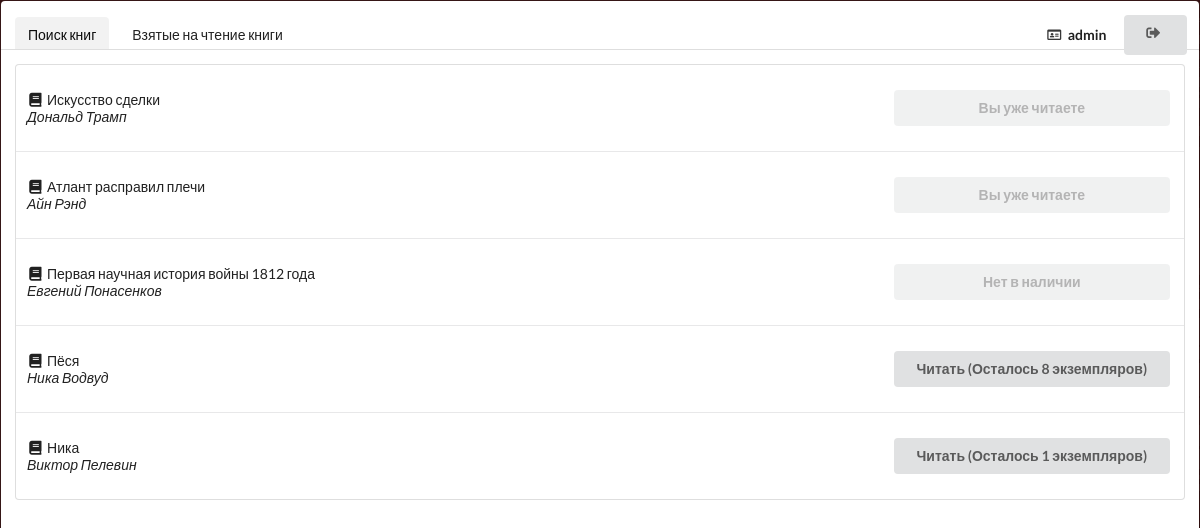
The page /main/search/ (signed in) on the database its author committed.
### Books/models.py (models this page shows)
class Book(models.Model):
    title = models.CharField(max_length=50, help_text="Название книги")
    author = models.CharField(max_length=50, help_text="Автор книги")
    cover = models.ImageField(upload_to="covers")
    pdf = models.FileField(upload_to="pdf")
    count = models.IntegerField()

### Books/views.py (the view)
# urls.py: path('search/', views.Searching, name='search'),
def Searching(request):
    current_user = request.user
    books = Book.objects.all()
    reading = ReadingList.objects.all().filter(user_id=current_user)
    array = []
    for r in reading:
        array.append(r.book_id)
    complete = CompleteList.objects.all().filter(user_id=current_user)
    return render(request, 'Books/search.html', {'array': array, 'complete': complete, 'books':books})

### Books/templates/Books/search.html (shortened to what this page needs)
{% extends 'Books/base.html' %}
{% block panel %}
                <a class="active item">
                    Поиск книг
                </a>
                <a class="item" href="/main">
                    Взятые на чтение книги
                </a>
                <div class="right menu">
                    <a class="item">
                        <i class="id card outline icon"></i> <b>{{ user.username }}</b>
                    </a>
                    <div class="ui vertical animated button" tabindex="0">
                        <div class="visible content">
                            <i class="sign out icon"></i>
                        </div>
                    </div>
                </div>
{% endblock %}
{% block table_content %}
{% for book in books %}
{% if book in array %}
    <tr>
                        <td class="collapsing">
                            <div class = "bookTitle" data-html="<div class='header'></div><div class='content'><img class='ui small image' src='{{ book.cover.url }}'>" data-position="bottom right" ><i class="book icon"></i>{{ book.title }}</div>
                            <i>{{ book.author }}</i>
                        </td>
                        <td class="right aligned collapsing">
                            <form method="POST" action="create/">
        <p>
        <button type="submit" value="Сохранить" class="ui button disabled" style="width: 50%;">
            Вы уже читаете
                </button>
    </form>
                        </td>
                    </tr>
{% elif book.count > 0 %}
                    <tr>
                        <td class="collapsing">
                            <div class = "bookTitle" data-html="<div class='header'></div><div class='content'><img class='ui small image' src='{{ book.cover.url }}'>" data-position="bottom right" ><i class="book icon"></i>{{ book.title }}</div>
                            <i>{{ book.author }}</i>
                        </td>
                        <td class="right aligned collapsing">
                            <form method="POST" action="create/">
        <p>
        <button type="submit" value="Сохранить" class="ui button" style="width: 50%;">
            Читать (Осталось {{ book.count }} экземпляров)
                </button>
    </form>
                        </td>
                    </tr>
{% else %}
    <tr>
                        <td class="collapsing">
                            <div class = "bookTitle" data-html="<div class='header'></div><div class='content'><img class='ui small image' src='{{ book.cover.url }}'>" data-position="bottom right" ><i class="book icon"></i>{{ book.title }}</div>
                            <i>{{ book.author }}</i>
                        </td>
                        <td class="right aligned collapsing">
                            <form method="POST" action="create/">
        <p>
        <button type="submit" value="Сохранить" class="ui button disabled" style="width: 50%;">
            Нет в наличии
                </button>
    </form>
                        </td>
                    </tr>
    {% endif %}
{% endfor %}
{% endblock %}

### Books/templates/Books/base.html (style rules this page uses)
body { background-color: #DADADA; }

### rows shown on the page
Book: title "Искусство сделки", author "Дональд Трамп"
Book: title "Атлант расправил плечи", author "Айн Рэнд"
Book: title "Первая научная история войны 1812 года", author "Евгений Понасенков"
Book: title "Пёся", author "Ника Водвуд", count "8"
Book: title "Ника", author "Виктор Пелевин", count "1"

### other values the page prints
{{ user.username }} "admin"
